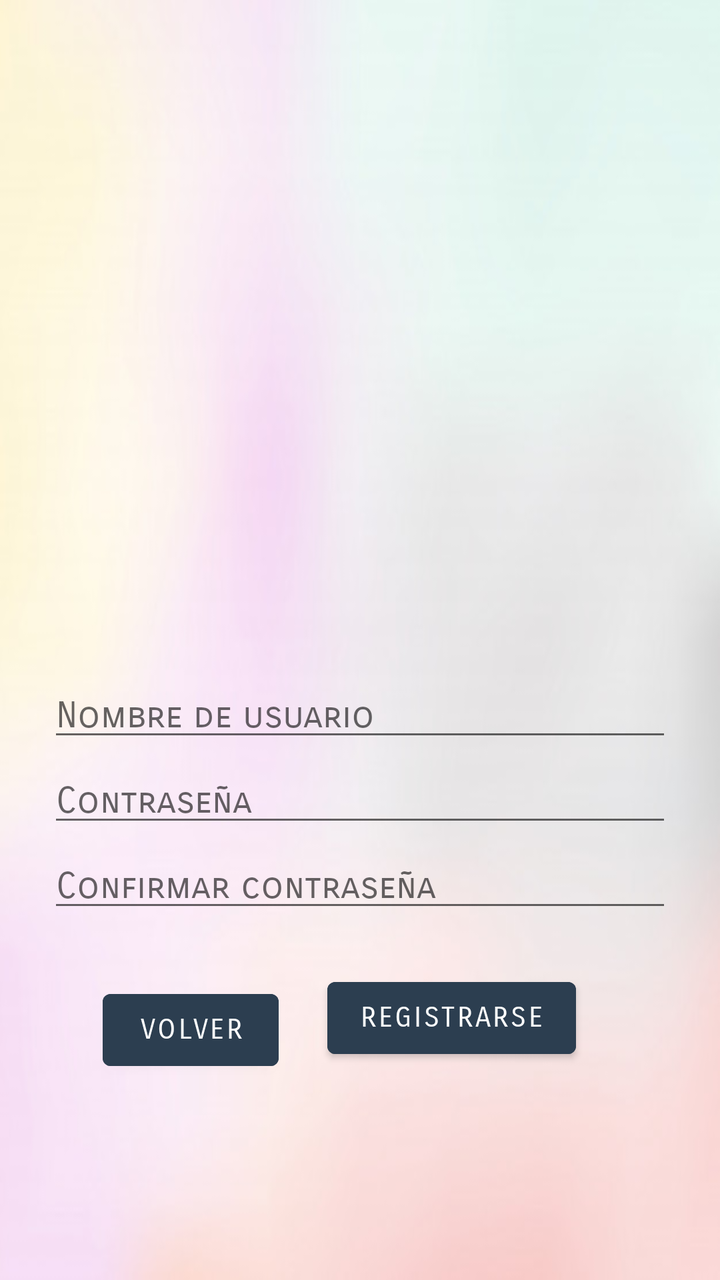
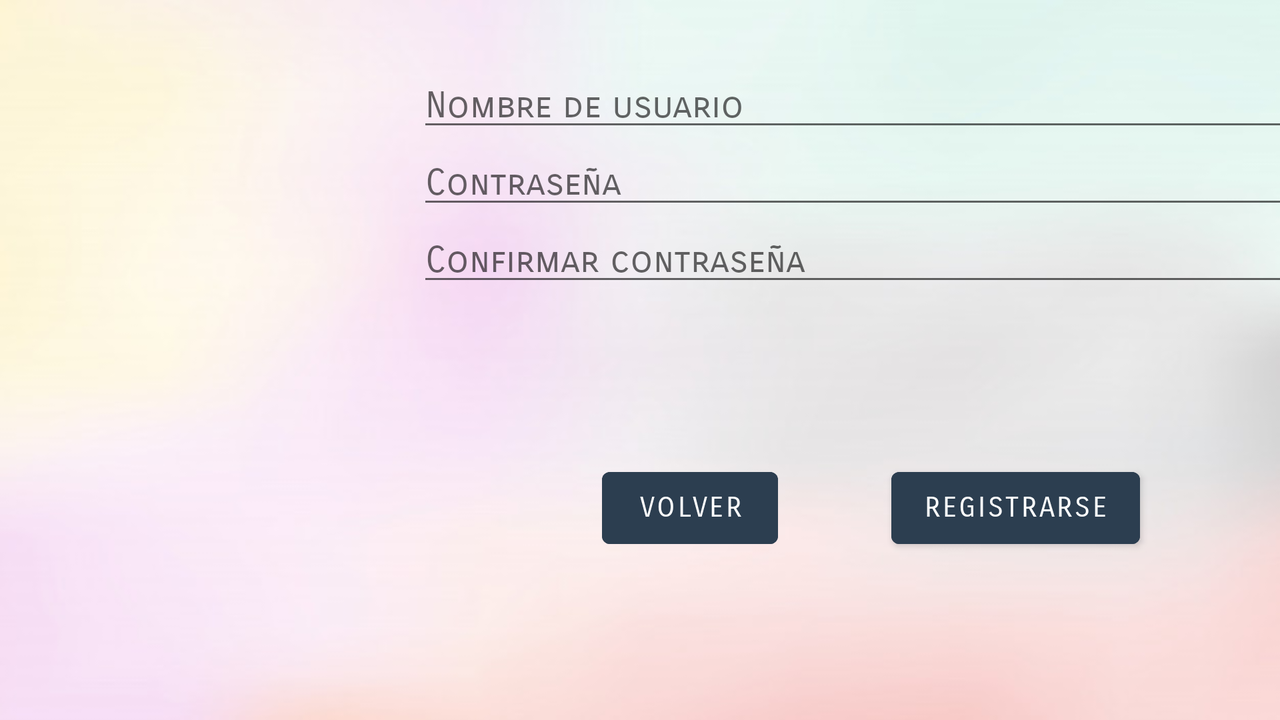

The same Android screen from two of the app's own layout files: first res/layout/ as a phone draws it, then the repository's variant for another configuration, drawn on a device whose configuration selects that folder. Both files follow.
<!-- AndroidManifest.xml: application theme Theme.AplicacionRecetas -->
<!-- res/layout/activity_registrar_usuario.xml -->
<?xml version="1.0" encoding="utf-8"?>
<androidx.constraintlayout.widget.ConstraintLayout xmlns:android="http://schemas.android.com/apk/res/android"
    xmlns:app="http://schemas.android.com/apk/res-auto"
    xmlns:tools="http://schemas.android.com/tools"
    android:layout_width="match_parent"
    android:layout_height="match_parent"
    android:background="@drawable/fondo1"
    tools:context=".RegistrarUsuario">


    <EditText
        android:id="@+id/nombreUsuarioRegistro"
        android:layout_width="0dp"
        android:layout_height="wrap_content"
        android:layout_marginStart="24dp"
        android:layout_marginTop="32dp"
        android:layout_marginEnd="24dp"
        android:hint="@string/nomUsuario"
        android:selectAllOnFocus="true"
        app:layout_constraintEnd_toEndOf="parent"
        app:layout_constraintHorizontal_bias="0.0"
        app:layout_constraintStart_toStartOf="parent"
        app:layout_constraintTop_toBottomOf="@+id/imagenRegistro"
        style="@style/EditText"/>

    <EditText
        android:id="@+id/contrasenaRegistro"
        android:layout_width="0dp"
        android:layout_height="wrap_content"
        android:layout_marginStart="24dp"
        android:layout_marginTop="4dp"
        android:layout_marginEnd="24dp"
        android:hint="@string/contrasena"
        android:inputType="textPassword"
        android:selectAllOnFocus="true"
        app:layout_constraintEnd_toEndOf="parent"
        app:layout_constraintStart_toStartOf="parent"
        app:layout_constraintTop_toBottomOf="@+id/nombreUsuarioRegistro"
        style="@style/EditText"/>

    <EditText
        android:id="@+id/confirmarContrasena"
        style="@style/EditText"
        android:layout_width="0dp"
        android:layout_height="wrap_content"
        android:layout_marginStart="24dp"
        android:layout_marginTop="4dp"
        android:layout_marginEnd="24dp"
        android:hint="@string/confirmarContrasena"
        android:inputType="textPassword"
        android:selectAllOnFocus="true"
        app:layout_constraintEnd_toEndOf="parent"
        app:layout_constraintStart_toStartOf="parent"
        app:layout_constraintTop_toBottomOf="@+id/contrasenaRegistro" />

    <ImageView
        android:id="@+id/imagenRegistro"
        android:layout_width="204dp"
        android:layout_height="265dp"
        android:layout_marginTop="40dp"
        app:layout_constraintEnd_toEndOf="parent"
        app:layout_constraintHorizontal_bias="0.497"
        app:layout_constraintStart_toStartOf="parent"
        app:layout_constraintTop_toTopOf="parent"
        app:srcCompat="@drawable/registroimagen" />

    <Button
        android:id="@+id/registroBoton"
        style="@style/Botones"
        android:layout_width="wrap_content"
        android:layout_height="wrap_content"
        android:layout_gravity="start"
        android:layout_marginTop="32dp"
        android:layout_marginEnd="72dp"
        android:layout_marginRight="72dp"
        android:layout_marginBottom="64dp"
        android:enabled="true"
        android:text="@string/registro"
        app:layout_constraintBottom_toBottomOf="parent"
        app:layout_constraintEnd_toEndOf="parent"
        app:layout_constraintTop_toBottomOf="@+id/contrasenaRegistro"
        app:layout_constraintVertical_bias="0.448" />

    <Button
        android:id="@+id/volverRegistro"
        style="@style/Botones"
        android:layout_width="wrap_content"
        android:layout_height="wrap_content"
        android:layout_marginStart="48dp"
        android:layout_marginLeft="48dp"
        android:text="@string/volver"
        app:layout_constraintBottom_toBottomOf="parent"
        app:layout_constraintEnd_toStartOf="@+id/registroBoton"
        app:layout_constraintHorizontal_bias="0.115"
        app:layout_constraintStart_toStartOf="parent"
        app:layout_constraintTop_toBottomOf="@+id/confirmarContrasena"
        app:layout_constraintVertical_bias="0.229" />
</androidx.constraintlayout.widget.ConstraintLayout>
<!-- resources referenced by this layout -->
<resources>
  <!-- drawable fondo1: jpg bitmap (drawable-v24, 17152 bytes) -->
  <string name="confirmarContrasena">Confirmar contraseña</string>
  <string name="contrasena">Contraseña</string>
  <string name="nomUsuario">Nombre de usuario</string>
  <string name="registro">Registrarse</string>
  <string name="volver">Volver</string>
  <!-- from res/values-v21/ -->
  <style name="Botones">
          <item name="android:backgroundTint">#2C3E50</item>
          <item name="android:fontFamily">sans-serif-smallcaps</item>
          <item name="android:textColor">#FFFFFF</item>
      </style>
  <!-- from res/values-v21/ -->
  <style name="EditText">
          <item name="android:fontFamily">sans-serif-smallcaps</item>
          <item name="android:textColor">#000000</item>
      </style>
  <style name="Theme.AplicacionRecetas" parent="Theme.MaterialComponents.DayNight.NoActionBar">
          
          <item name="colorPrimary">@color/purple_500</item>
          <item name="colorPrimaryVariant">@color/purple_700</item>
          <item name="colorOnPrimary">@color/white</item>
          
          <item name="colorSecondary">@color/teal_200</item>
          <item name="colorSecondaryVariant">@color/teal_700</item>
          <item name="colorOnSecondary">@color/black</item>
          
          <item name="android:statusBarColor" tools:targetApi="l">?attr/colorPrimaryVariant</item>
          
      </style>
  <color name="purple_500">#FF6200EE</color>
  <color name="purple_700">#FF3700B3</color>
  <color name="white">#FFFFFFFF</color>
  <color name="teal_200">#FF03DAC5</color>
  <color name="teal_700">#FF018786</color>
  <color name="black">#FF000000</color>
</resources>
<!-- res/layout-land/activity_registrar_usuario.xml (the repository's variant of the layout above) -->
<!-- drawn on the phone turned sideways -->
<?xml version="1.0" encoding="utf-8"?>
<androidx.constraintlayout.widget.ConstraintLayout xmlns:android="http://schemas.android.com/apk/res/android"
    xmlns:app="http://schemas.android.com/apk/res-auto"
    xmlns:tools="http://schemas.android.com/tools"
    android:layout_width="match_parent"
    android:layout_height="match_parent"
    android:background="@drawable/fondo1"
    tools:context=".RegistrarUsuario">


    <EditText
        android:id="@+id/nombreUsuarioRegistro"
        style="@style/EditText"
        android:layout_width="454dp"
        android:layout_height="wrap_content"
        android:layout_marginTop="32dp"
        android:hint="@string/nomUsuario"
        android:selectAllOnFocus="true"
        app:layout_constraintEnd_toEndOf="parent"
        app:layout_constraintStart_toEndOf="@+id/imagenRegistro"
        app:layout_constraintTop_toTopOf="parent" />

    <EditText
        android:id="@+id/confirmarContrasena"
        style="@style/EditText"
        android:layout_width="454dp"
        android:layout_height="wrap_content"
        android:hint="@string/confirmarContrasena"
        android:inputType="textPassword"
        android:selectAllOnFocus="true"
        app:layout_constraintEnd_toEndOf="parent"
        app:layout_constraintStart_toEndOf="@+id/imagenRegistro"
        app:layout_constraintTop_toBottomOf="@+id/contrasenaRegistro" />

    <EditText
        android:id="@+id/contrasenaRegistro"
        style="@style/EditText"
        android:layout_width="454dp"
        android:layout_height="wrap_content"
        android:hint="@string/contrasena"
        android:inputType="textPassword"
        android:selectAllOnFocus="true"
        app:layout_constraintEnd_toEndOf="parent"
        app:layout_constraintStart_toEndOf="@+id/imagenRegistro"
        app:layout_constraintTop_toBottomOf="@+id/nombreUsuarioRegistro" />

    <ImageView
        android:id="@+id/imagenRegistro"
        android:layout_width="207dp"
        android:layout_height="311dp"
        android:layout_marginStart="24dp"
        android:layout_marginLeft="24dp"
        app:layout_constraintBottom_toBottomOf="parent"
        app:layout_constraintStart_toStartOf="parent"
        app:layout_constraintTop_toTopOf="parent"
        app:srcCompat="@drawable/registroimagen" />

    <Button
        android:id="@+id/registroBoton"
        style="@style/Botones"
        android:layout_width="wrap_content"
        android:layout_height="wrap_content"
        android:layout_gravity="start"
        android:layout_marginEnd="70dp"
        android:layout_marginRight="70dp"
        android:enabled="true"
        android:text="@string/registro"
        app:layout_constraintBottom_toBottomOf="parent"
        app:layout_constraintEnd_toEndOf="parent"
        app:layout_constraintTop_toBottomOf="@+id/confirmarContrasena" />

    <Button
        android:id="@+id/volverRegistro"
        style="@style/Botones"
        android:layout_width="wrap_content"
        android:layout_height="wrap_content"
        android:layout_marginStart="70dp"
        android:layout_marginLeft="70dp"
        android:text="@string/volver"
        app:layout_constraintBottom_toBottomOf="parent"
        app:layout_constraintStart_toEndOf="@+id/imagenRegistro"
        app:layout_constraintTop_toBottomOf="@+id/confirmarContrasena" />
</androidx.constraintlayout.widget.ConstraintLayout>
